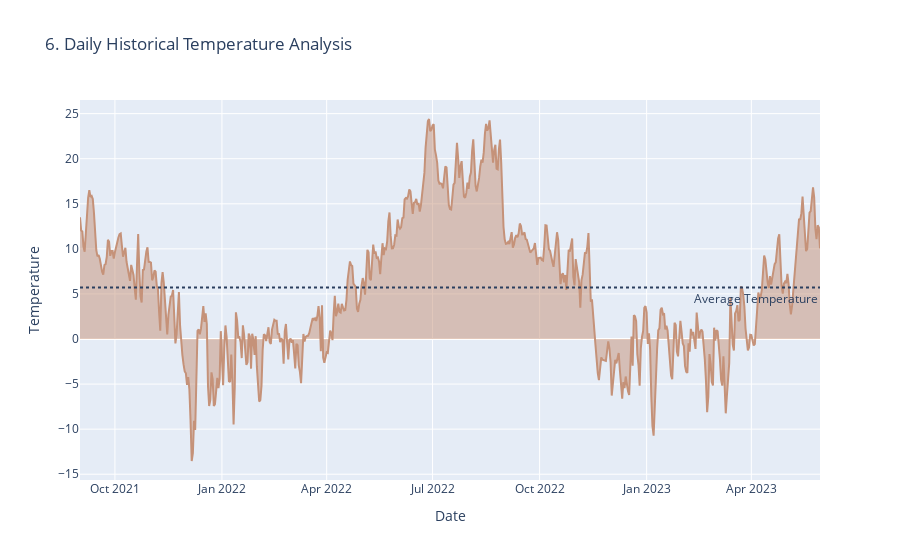

Notebook code cell kept with this figure:
### Markdown cell above
<div class="alert alert-block alert-info">
<h3 style="font-family:  'Garamond', 'Lucida Sans', sans-serif; text-align: center; color:#164863;  font-weight: bold; font-size: 24px;">   About 'historical_weather.csv':  </h3>
<b>datetime</b> <br>
<b>temperature</b> <br>
<b>dewpoint</b> <br>
<b>rain:</b> Different from the forecast conventions. The rain from large scale weather systems of the preceding hour in millimeters.<br>
<b>snowfall:</b>Different from the forecast conventions. Snowfall over the preceding hour in centimeters. <br>
<b>surface_pressure:</b> The air pressure at surface in hectopascals.<br>
<b>cloudcover_[low/mid/high/total]:</b> Different from the forecast conventions.<br>
<b>windspeed_10m:</b> The wind speed at 10 meters above ground in meters per second.<br>
<b>winddirection_10m:</b> The wind direction at 10 meters above ground in degrees.<br>
<b>shortwave_radiation:</b> The global horizontal irradiation in watt-hours per square meter.<br>
<b>direct_solar_radiation</b> <br>
<b>diffuse_radiation:</b> The diffuse solar irradiation in watt-hours per square meter.<br>
<b>[latitude/longitude]:</b> -The coordinates of the weather station.
</div>

### Code cell
fig = px.area(daily, x=daily.index, y="temperature",
              title='6. Daily Historical Temperature Analysis')
fig.add_hline(y=meanTemp, line_dash="dot",
              annotation_text="Average Temperature", annotation_position="bottom right")
fig.update_traces(line_color='#C59279')
fig.update_layout(xaxis_title="Date", yaxis_title="Temperature",
                  legend=dict(orientation="h", yanchor="bottom", y=1.02, xanchor="right", x=1))
fig.show()

### Figure 1 — Plotly figure (JSON) as saved in the notebook; plotly's stock layout.template omitted (floating-point values rounded to 4 significant figures; data arrays with more than 128 entries replaced by an {"elided": "..."} marker saying what was removed)
{"data": [{"fillpattern": {"shape": ""}, "hovertemplate": "datetime=%{x}<br>temperature=%{y}<extra></extra>", "legendgroup": "", "line": {"color": "#C59279"}, "marker": {"symbol": "circle"}, "mode": "lines", "name": "", "orientation": "v", "showlegend": false, "stackgroup": "1", "type": "scatter", "x": {"elided": "637 str values"}, "xaxis": "x", "y": {"elided": "637 float values"}, "yaxis": "y"}], "layout": {"annotations": [{"showarrow": false, "text": "Average Temperature", "x": 1, "xanchor": "right", "xref": "x domain", "y": 5.704, "yanchor": "top", "yref": "y"}], "legend": {"orientation": "h", "tracegroupgap": 0, "x": 1, "xanchor": "right", "y": 1.02, "yanchor": "bottom"}, "shapes": [{"line": {"dash": "dot"}, "type": "line", "x0": 0, "x1": 1, "xref": "x domain", "y0": 5.704, "y1": 5.704, "yref": "y"}], "title": {"text": "6. Daily Historical Temperature Analysis"}, "xaxis": {"anchor": "y", "domain": [0.0, 1.0], "title": {"text": "Date"}}, "yaxis": {"anchor": "x", "domain": [0.0, 1.0], "title": {"text": "Temperature"}}}}
